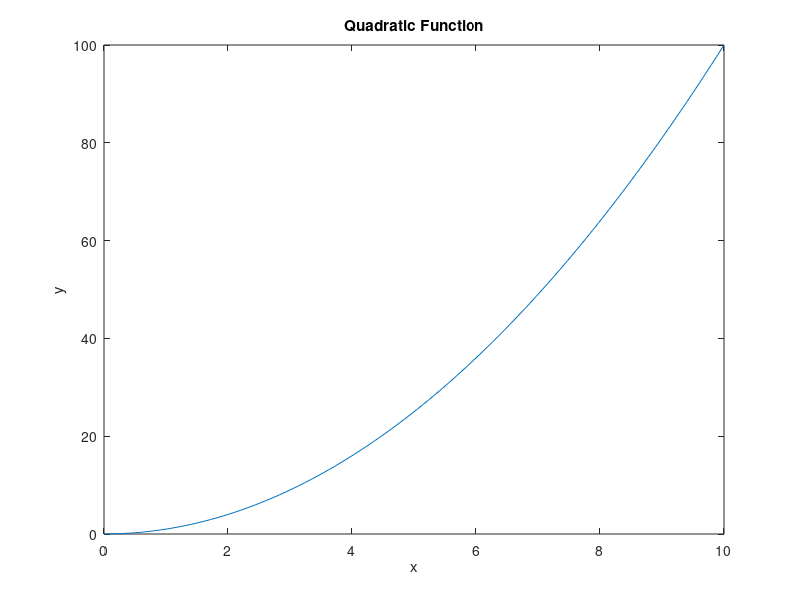
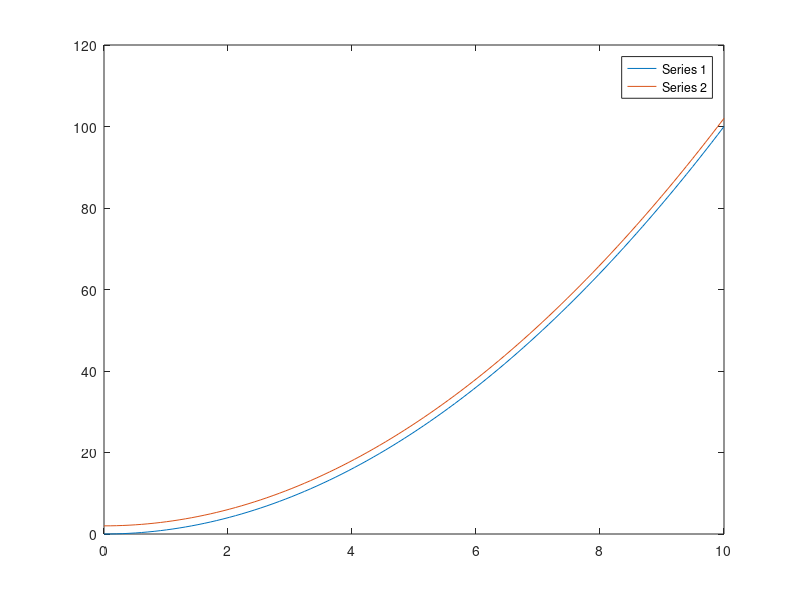
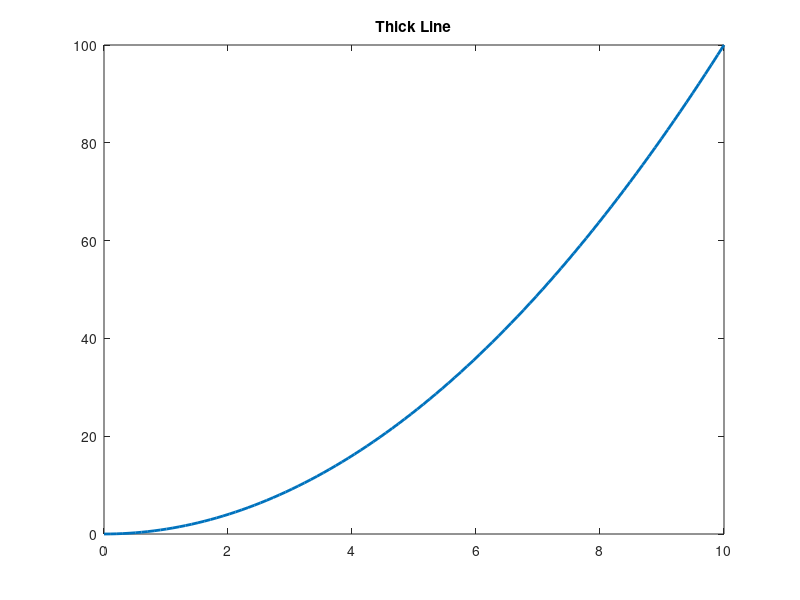
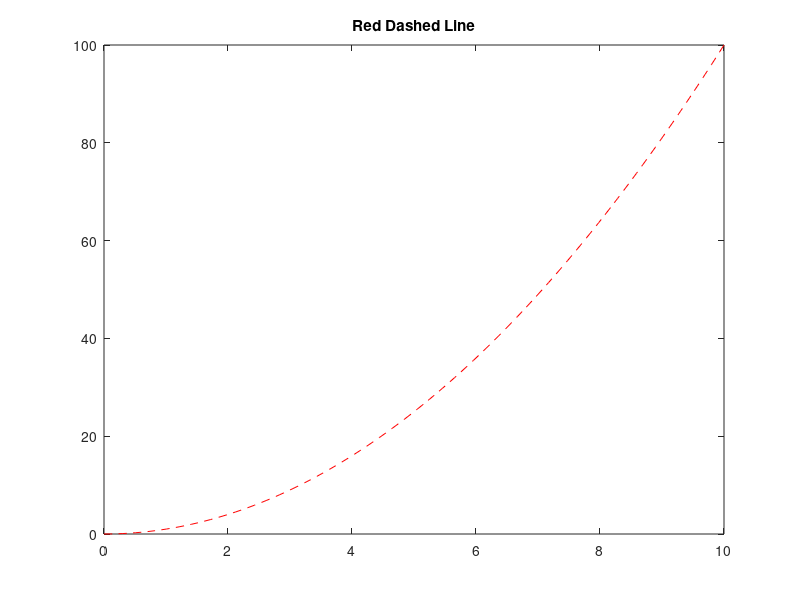

The MATLAB source for these figures, in order:
%% MATLAB Fundamentals for Macroeconomic Modeling
% This file contains all the code examples from the lecture notes
% Run each section separately by placing your cursor in the section
% and pressing Ctrl+Enter (Windows/Linux) or Cmd+Enter (Mac)

%% 2. Variables and Basic Operations
clear;  % Remove all variables from workspace

% Parameters
beta = 0.96;      % Discount factor
sigma = 2;        % Risk aversion
N = 200;          % Number of grid points

% Key points:
% - clear removes all variables stored in workspace
% - Use % for comments
% - Variables are created on first assignment
% - Semicolons suppress output; omit them to see results
% - Variable names are case-sensitive

%% 3.1 Creating Vectors

% Column vector of zeros
V = zeros(100, 1);

% Row vector (note the commas)
prices = [1.5, 2.3, 4.7];

% Column vector (note the semicolons)
quantities = [10; 20; 30];

% Transpose operator
row_to_col = prices';  % Now a column vector

%% 3.2 Creating Grids

% Create a grid from 0 to 10 with 100 points
k_grid = linspace(0, 10, 100);

% Alternatively, using colon operator
x = 0:0.1:10;  % From 0 to 10 in steps of 0.1

%% 3.3 Array Indexing

% Create a vector
v = [10, 20, 30, 40, 50];

% Access single element (MATLAB uses 1-based indexing!)
first = v(1);      % Returns 10
third = v(3);      % Returns 30

% Access multiple elements
subset = v(2:4);   % Returns [20, 30, 40]

% Access from beginning to specific index
start = v(1:3);    % Returns [10, 20, 30]

% Access from specific index to end
finish = v(3:end); % Returns [30, 40, 50]

% Last element
last = v(end);     % Returns 50

%% 4.1 Matrix Operations (Linear Algebra)

A = [1, 2; 3, 4];
B = [5, 6; 7, 8];

C = A * B;    % Matrix multiplication
D = A^2;      % Matrix power (A * A)

%% 4.2 Element-wise Operations

% Element-wise multiplication
x = [1, 2, 3];
y = [4, 5, 6];
z = x .* y;    % Returns [4, 10, 18]

% Element-wise division
w = x ./ y;    % Returns [0.25, 0.4, 0.5]

% Element-wise power
p = x .^ 2;    % Returns [1, 4, 9]

%% 4.3 When to Use Each

% Production function: y = k^alpha
k_grid = linspace(1, 10, 100)';
alpha = 0.33;

% CORRECT: Element-wise power
y = k_grid .^ alpha;  % Applies to each element

% WRONG: Matrix power
% y = k_grid ^ alpha;  % This will cause an error!

% CRRA utility: u(c) = c^(1-sigma) / (1-sigma)
c = linspace(0.1, 5, 100)';
sigma = 2;

% CORRECT:
u = (c .^ (1-sigma)) / (1-sigma);

%% 5.1 Finding the maximum of a vector

values = [2.3, 5.1, 3.7, 6.2, 1.8];

% Get only the maximum value
max_val = max(values);  % Returns 6.2

% Get both value and location
[max_val, max_idx] = max(values);  % max_val = 6.2, max_idx = 4

%% 5.2 Finding the maximum between each element and a number

values = [-1, 3, 5, -2, 4];

% Ensure non-negative values
non_negatives = max(values, 0);  % Returns [0, 3, 5, 0, 4]

%% 6.1 Mathematical Functions

% Common functions
x = -2.5;
abs_x = abs(x);        % Absolute value: 2.5
sqrt_x = sqrt(4);      % Square root: 2
log_x = log(10);       % Natural log: 2.3026
exp_x = exp(1);        % Exponential: 2.7183

%% 6.2 Statistical Functions

data = [1.2, 3.4, 2.1, 5.6, 4.3];

mean_val = mean(data);      % Average
std_val = std(data);        % Standard deviation
max_val = max(data);        % Maximum
min_val = min(data);        % Minimum

% Correlation
x = [1, 2, 3, 4, 5];
y = [2, 4, 5, 4, 5];
correlation = corr(x', y');  % Must be column vectors

%% 6.3 The find() Function

x = [1, 2, 2, 2, 3, 4, 5];

% Find first occurrence
idx1 = find(x == 2, 1, 'first');  % Returns idx = 2

% Find all occurrences
idx2 = find(x == 2);  % Returns idx = [2, 3, 4]

% Find all elements greater than 3
large_idx = find(x > 3);  % Returns large_idx = [6, 7]

%% 7.1 Anonymous Functions - Basic Syntax

% Syntax: function_name = @(inputs) expression
f = @(x) x^2;              % Function that squares input
g = @(x, y) x + 2*y;       % Function with two inputs

%% 7.2 Anonymous Functions - Economic Applications

% CRRA utility function
sigma = 2;
u = @(c) (c.^(1-sigma)) / (1-sigma);

% Cobb-Douglas production
alpha = 0.33;
f = @(k) k.^alpha;

% Complete production function
F = @(k, h) k.^alpha .* h.^(1-alpha);

% Using the functions
consumption = 2.5;
utility_value = u(consumption);

capital = linspace(1, 10, 50)';
output = f(capital);  % Vectorized

%% 8.1 Broadcasting

% Scalar + vector
a = 5;
v = [1, 2, 3];
result = a + v;  % Returns [6, 7, 8]

%% 8.2 Vectorized Operations

k_grid = linspace(1, 10, 100)';
alpha = 0.33;

% Instead of loop:
y_loop = zeros(size(k_grid));
for i = 1:length(k_grid)
    y_loop(i) = k_grid(i)^alpha;
end

% Use vectorization:
y = k_grid .^ alpha;  % Much faster!

% Multiple operations
k = linspace(1, 10, 100);
alpha = 0.33;
delta = 0.1;

% All vectorized
output = k .^ alpha;
depreciation = delta * k;
net_output = output - depreciation;

%% 9.1 For Loops

% Basic syntax
for i = 1:10
    disp(i);  % Display the value
end

% Loop over array indices: Returns New = [2, 3, ..., 11]
k_grid = linspace(1, 10, 10)';
N = length(k_grid);
New = zeros(1, N);
for i = 1:N
    New(i) = i + 1;
end

%% 9.2 While Loops

% Value function iteration pattern
iter = 0;
tol = 1e-6;
diff = 7;

while diff > tol
    iter = iter + 1  % Without semicolon, value displays each iteration
    
    % Update difference
    diff = diff - sqrt(iter);
end

%% 9.3 If-Else Statements

% Basic if statement
x = 2;
if x > 0
    disp('Positive');
end

% If-else
y = 3;
if x >= y
    positive = x - y;
else
    positive = y - x;
end

%% 10.1 Random Number Generation - Setting the Seed

rng(123);  % Set seed to 123
% Now random numbers will be the same each time

%% 10.2 Generating Random Numbers

% Uniform random number in [0,1]
u = rand();

% Vector of random numbers
u_vec = rand(100, 1);

%% 11.1 Basic Plotting

% Simple line plot
x = linspace(0, 10, 100);
y = x.^2;
figure;
plot(x, y);
xlabel('x');
ylabel('y');
title('Quadratic Function');

% Multiple series
y1 = x.^2;
y2 = x.^2 + 2;
figure;
plot(x, y1, x, y2);
legend('Series 1', 'Series 2');

% Formatting
figure;
plot(x, y, 'LineWidth', 2);  % Thicker line
title('Thick Line');

figure;
plot(x, y, 'r--');  % Red dashed line
title('Red Dashed Line');

% Overlaying plots
figure;
plot(x, y1);
hold on;
plot(x, y2);
hold off;
legend('y1', 'y2');
title('Overlaid Plots');

%% 12. Interpolation

% A function defined on grid
x_grid = [1, 2, 3, 4, 5, 6, 7];
y = x_grid.^2;

% x value not on grid
x_value = 3.4;

% Interpolate
y_value = interp1(x_grid, y, x_value);

